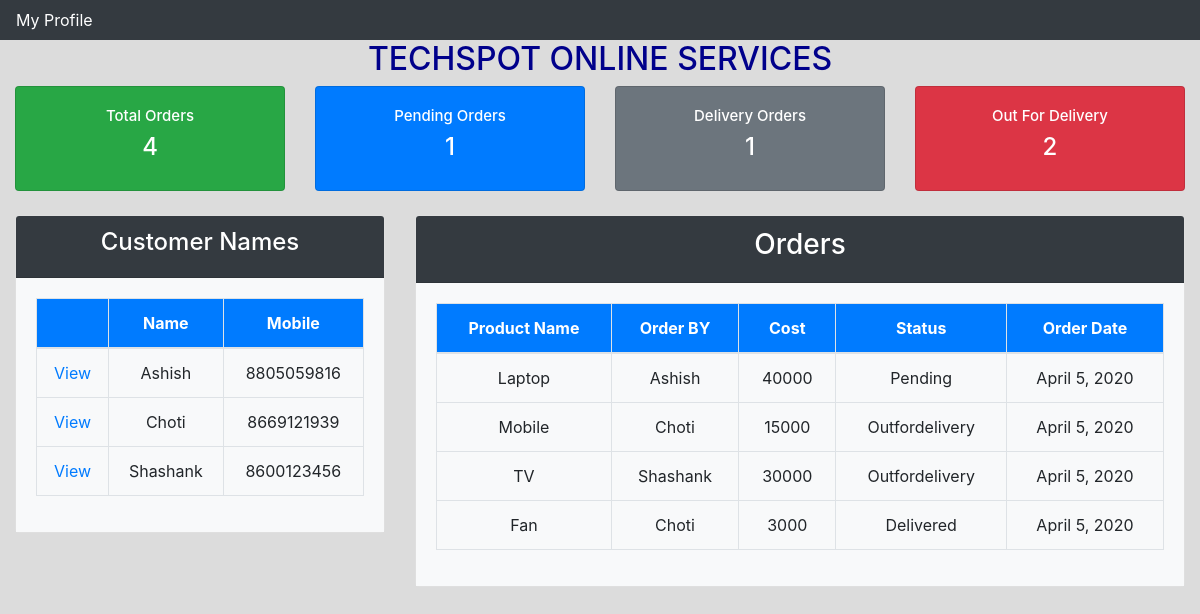
The page / on the database its author committed.
### crmapps/models.py (models this page shows, shortened)
class Customers(models.Model):
    first_name = models.CharField(max_length=50,null=True,blank=True)
    last_name = models.CharField(max_length=50,null=True,blank=True)
    email = models.EmailField(max_length=50,null=True,blank=True)
    mobile = models.BigIntegerField(null=True,blank=True)
    location = models.CharField(max_length=100,null=True,blank=True)
    created_date = models.DateField(auto_now=True,null=True,blank=True)

class Orders(models.Model):
    STATUS_CHOICES = (
        ('Delivered','Delivered'),
        ('Pending','Pending'),
        ('Outfordelivery','Outfordelivery')
    )
    customer = models.ForeignKey(Customers, null=True, on_delete=models.CASCADE)
    product = models.ForeignKey(Products, null=True, on_delete=models.CASCADE)
    status = models.CharField(choices=STATUS_CHOICES,max_length=100)
    created_date = models.DateField(auto_now=True,null=True)

class Products(models.Model):
    CATEGORY_CHOICE = (
        ('Indoor','Indoor'),
        ('Outdoor','Outdoor'),
        ('Anywhere','Anywhere')
    )
    name = models.CharField(max_length = 100)
    price = models.IntegerField()
    description = models.CharField(max_length = 100)
    order_date = models.DateField(auto_now = True)
    category = models.CharField(choices=CATEGORY_CHOICE,max_length = 100)

### crmapps/views.py (the view)
# urls.py: path('',views.home, name='home'),
def home(request):
    orders = Orders.objects.all()
    customers = Customers.objects.all()
    total_orders = len(orders)
    pending_orders = orders.filter(status='Pending').count()
    delivered_orders = orders.filter(status='Delivered').count()
    outfordelivery_orders = orders.filter(status='Outfordelivery').count()
    context = {'orders': orders,
               'total_orders': total_orders,
               'pending_orders': pending_orders,
               'delivered_orders': delivered_orders,
               'outfordelivery_orders': outfordelivery_orders,
               'customers': customers}
    return render(request, 'accounts/dashboard.html', context)

### templates/accounts/dashboard.html (shortened to what this page needs)
{% extends 'accounts/base.html' %}
{% block content %}
    <h2 class="text-center"style="color: darkblue">TECHSPOT ONLINE SERVICES</h2>
    {% include 'accounts/status.html' %}
    <br>
<div class="container-fluid">
<div class="row">
    <div class="col-md-4">
        <div class="card">
            <div class="card-header bg-dark text-white text-center">
                <h4>Customer Names</h4>
            </div>
            <div class="card-body bg-light">
                <table class="table table-bordered text-center ">
                    <thead class="bg-primary text-white">
                        <tr>
                            <th></th>
                            <th>Name</th>
                            <th>Mobile</th>
                        </tr>
                    </thead>
                    <tbody>
                    {% for i in customers %}
                        <tr>
                        <td><a href="{% url 'customer' i.id %}">View</a></td>
                        <td>{{ i.first_name|capfirst }}</td>
                        <td>{{ i.mobile }}</td>
                        </tr>
                    {% endfor %}
                    </tbody>
                </table>
            </div>
        </div>
    </div>
    <div class="col-md-8">
        <div class="card">
            <div class="card-header bg-dark text-center text-white">
                <h3>Orders</h3>
            </div>
            <div class="card-body bg-light">
                <table class="table text-black table-bordered text-center" >
                    <thead class="bg-primary text-white">
                    <tr>
                        <th>Product Name</th>
                        <th>Order BY</th>
                        <th>Cost</th>
                        <th>Status</th>
                        <th>Order Date</th>
                    </tr>
                    </thead>
                    <tbody>
                    {% for i in orders %}
                        <tr>
                        <td>{{ i.product.name }}</td>
                        <td>{{ i.customer.first_name }}</td>
                        <td>{{ i.product.price }}</td>
                        <td>{{ i.status }}</td>
                        <td>{{ i.created_date }}</td>
                        </tr>
                    {% endfor %}
                    </tbody>
                </table>
            </div>
        </div>
    </div>
</div>
</div>
{% endblock %}

### templates/accounts/base.html (shortened to what this page needs)
<!DOCTYPE html>
<html lang="en">
<head>
    {% include 'accounts/cdnlines.html' %}
    {% include 'accounts/navbar.html' %}
</head>
<body>
{% block content %}
{% endblock %}
</body>
</html>

### templates/accounts/cdnlines.html (shortened to what this page needs)
<!DOCTYPE html>
<html lang="en">
<head>
</head>
<body>
{% block content %}
  <link rel="stylesheet" href="https://maxcdn.bootstrapcdn.com/bootstrap/4.4.1/css/bootstrap.min.css">
{% endblock %}
</body>
</html>

### templates/accounts/navbar.html (shortened to what this page needs)
<!DOCTYPE html>
<html lang="en">
<head>
</head>
<body>
{% block content %}
<nav class="navbar navbar-expand-lg navbar-dark bg-dark">
  <div class="collapse navbar-collapse" id="navbarNav">
    <ul class="navbar-nav">
    {% if request.user.is_staff %}
      <li class="nav-item active">
        <a class="navbar-brand" href="{% url 'home' %} ">Dashboard</a>
      </li>
      <li class="nav-item active">
        <a class="nav-link" href="{% url 'products' %}">Products</a>
      </li>
      <li class="nav-item">
        <a class="nav-link" href="{% url 'all_customers' %}">Customers</a>
      </li>
      {% else %}
      <a id="profile" href="#">My Profile</a>
      {% endif %}
    </ul>
  </div>
</nav>
{% endblock %}
</body>
</html>

### templates/accounts/status.html (shortened to what this page needs)
<!DOCTYPE html>
<html lang="en">
<head>
</head>
<body>
{% block content %}
<div class="container-fluid">
<div class="row">
    <div class="col-md">
        <div class="card bg-success">
            <div class="card-body text-white text-center">
                <h5>Total Orders</h5>
                <h4>{{ total_orders }}</h4>
            </div>
        </div>
    </div>
    <div class="col-md">
        <div class="card bg-primary">
            <div class="card-body text-white text-center">
                <h5>Pending Orders</h5>
                <h4>{{ pending_orders }}</h4>
            </div>
        </div>
    </div>
    <div class="col-md">
        <div class="card bg-secondary">
            <div class="card-body text-white text-center">
                <h5>Delivery Orders</h5>
                <h4>{{delivered_orders }}</h4>
            </div>
        </div>
    </div>
    <div class="col-md">
        <div class="card bg-danger">
            <div class="card-body text-center text-white">
                <h5>Out For Delivery</h5>
                <h4>{{ outfordelivery_orders }}</h4>
            </div>
        </div>
    </div>
</div>
</div>
{% endblock %}
</body>
</html>

### templates/accounts/navbar.html (style rules this page uses)
#profile { color: white; }

### templates/accounts/status.html (style rules this page uses)
h5 { font-size: 15px; }

### templates/accounts/dashboard.html (style rules this page uses)
body { background-color: gainsboro; }

### rows shown on the page
Customers: first_name "Ashish", mobile "8805059816"
Customers: first_name "Choti", mobile "8669121939"
Customers: first_name "Shashank", mobile "8600123456"
Orders: product.name "Laptop", customer.first_name "Ashish", product.price "40000", status "Pending", created_date "April 5, 2020"
Orders: product.name "Mobile", customer.first_name "Choti", product.price "15000", status "Outfordelivery", created_date "April 5, 2020"
Orders: product.name "TV", customer.first_name "Shashank", product.price "30000", status "Outfordelivery", created_date "April 5, 2020"
Orders: product.name "Fan", customer.first_name "Choti", product.price "3000", status "Delivered", created_date "April 5, 2020"

### other values the page prints
{{ total_orders }} "4"
{{ pending_orders }} "1"
{{ delivered_orders }} "1"
{{ outfordelivery_orders }} "2"
